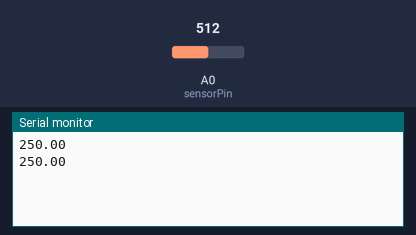
This sketch was run on a simulated Arduino Uno, built with avr-gcc and run on an emulated ATmega328P. Parts: the last lines printed to the serial monitor. The inputs (shaded band) are chosen by the test bench; at power-on: A0 (sensorPin) = 512.

Above: at 1.8 s.
1.9 s: A0 (sensorPin) set to 716
At 2.8 s:
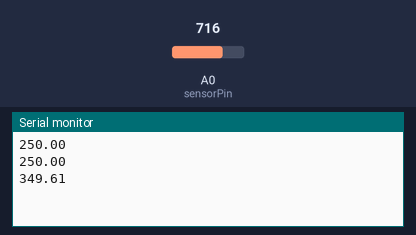
3.4 s: A0 (sensorPin) set to 900
At 4.8 s:
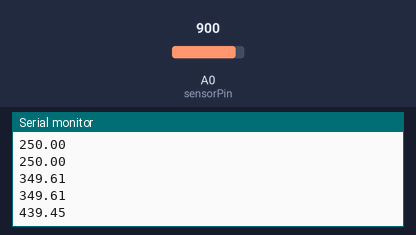
Timing chart, 0 to 6.4 s (numbered marks = the images above; inputs shaded):
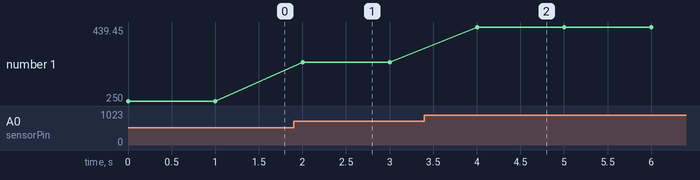

Measured:
- after the input at 1.9 s, the serial monitor: prints a new line after 0.10 s (image 1)
- after the input at 3.4 s, the serial monitor: prints a new line after 0.60 s (image 2)
- plotted number 1: 250 → 349.61 after the input at 1.9 s, 349.61 → 439.45 after the input at 3.4 s

The sketch:

LM35.ino
```cpp
int sensorPin = A0;
void setup(){
  Serial.begin(9600);
}

void loop() {
 int reading = analogRead(sensorPin);
 float voltage = reading * 5.0 / 1024.0;
 float temp = voltage * 100.0;
 Serial.println(temp);
 delay(1000);
}
```
